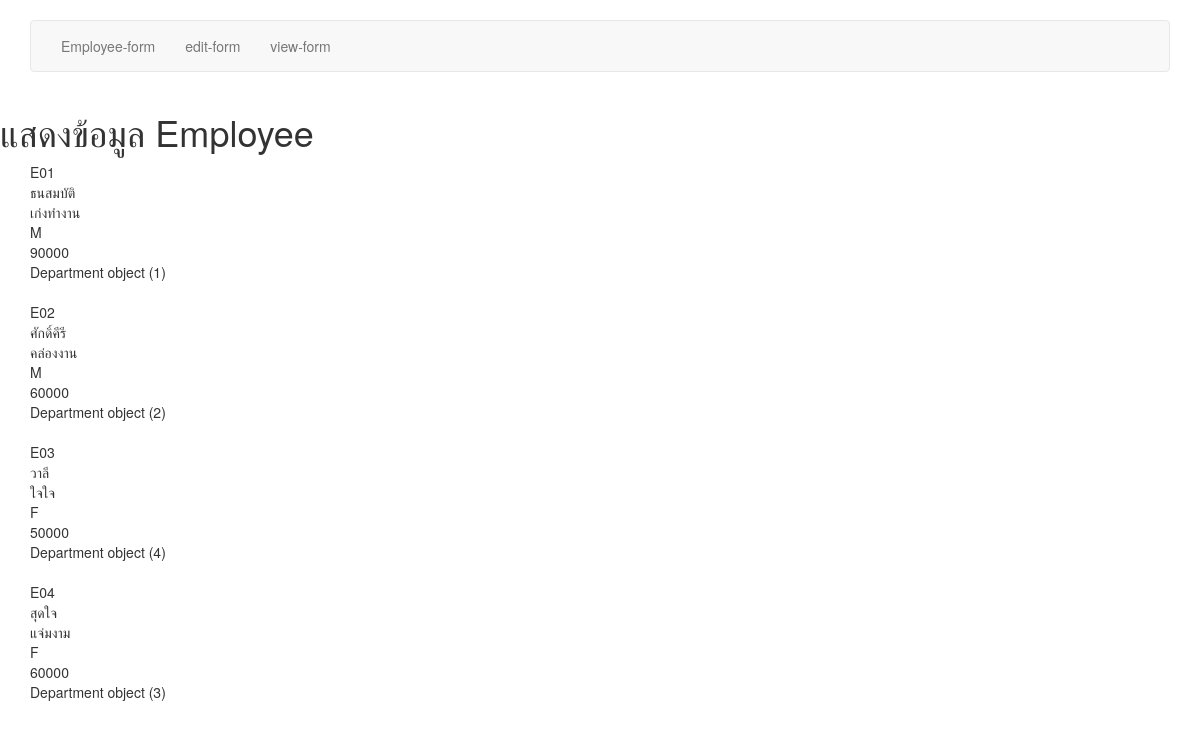
The page /myapp/view-form/ on the database its author committed.
### myapp/models.py (models this page shows)
class Employee(models.Model):
	EmpNo = models.CharField(max_length=3, default='',blank=False)
	FName = models.CharField(max_length=20, blank=False)
	LName = models.CharField(max_length=20, blank=False)
	SEX_CHOICES = [('M','Male'), ('F', 'Female')]
	Sex = models.CharField(choices=SEX_CHOICES, max_length=1, blank=True)
	Salary = models.IntegerField(default=0)
	StartDate = models.DateField(blank=True)
	DeptCode = models.ForeignKey(Department,on_delete=models.CASCADE)
	published = models.BooleanField(default=True)

class Department(models.Model):
	DeptCode = models.CharField(max_length=2, blank=False)
	DeptName = models.CharField(max_length=20)

### myapp/views.py (the view)
def view_form(request):
	employee = Employee.objects.filter(published=True)
	return render(request, 'myapp/view-form.html', { 'employee': employee })

### myapp/templates/myapp/view-form.html (shortened to what this page needs)
<!DOCTYPE html>
<html lang="en">
<head>
    <link rel="stylesheet" href="https://stackpath.bootstrapcdn.com/bootstrap/3.4.1/css/bootstrap.min.css"
>
</head>
<body>
    <br>
        <div class="container">
            <nav class="navbar navbar-default">
                <div class="container-fluid">
                <div class="navbar-header">
                    <ul class="nav navbar-nav">
                        <li><a href="{% url 'myapp:Employee-form' %}">Employee-form</a></li>
                        <li><a href="{% url 'myapp:edit-form' %}">edit-form</a></li>
                        <li><a href="{% url 'myapp:view-form' %}">view-form</a></li>
                    </ul>
                </div>
                </div>
            </nav>
        </div>
        <h1>แสดงข้อมูล Employee</h1>
        {% for e in employee %}
        <div class="container">
                <div class="col">{{ e.EmpNo }}</div>
                <div class="col">{{ e.FName }}</div>
                <div class="col">{{ e.LName }}</div>
                <div class="col">{{ e.Sex }}</div>
                <div class="col">{{ e.Salary }}</div>
                <div class="col">{{ e.DeptCode }}</div>
                <br>
        </div>
        {% endfor %}
    </body>
    <link rel="stylesheet" href="http://code.jquery.com/ui/1.11.0/themes/smoothness/jquery-ui.css">
</html>

### rows shown on the page
Employee: EmpNo "E01", FName "ธนสมบัติ", LName "เก่งทำงาน", Sex "M", Salary "90000", DeptCode "Department object (1)"
Employee: EmpNo "E02", FName "ศักดิ์คีรี", LName "คล่องงาน", Sex "M", Salary "60000", DeptCode "Department object (2)"
Employee: EmpNo "E03", FName "วาลี", LName "ใจใจ", Sex "F", Salary "50000", DeptCode "Department object (4)"
Employee: EmpNo "E04", FName "สุดใจ", LName "แจ่มงาม", Sex "F", Salary "60000", DeptCode "Department object (3)"
